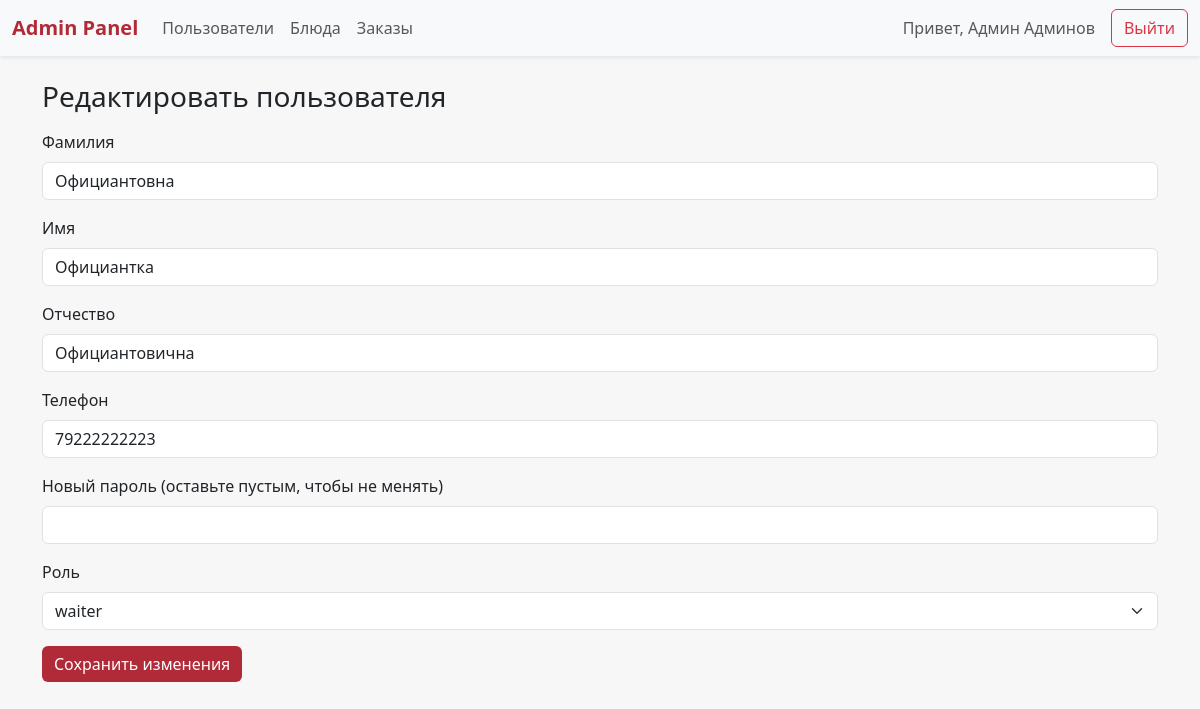
/admin/edit/editUser.php?id=6 (signed in), run on the app's committed database.
### tables this page shows
CREATE TABLE `Users` (
  `Id` int(11) NOT NULL,
  `Surname` varchar(255) NOT NULL,
  `Name` varchar(255) NOT NULL,
  `Patronomyc` varchar(255) DEFAULT NULL,
  `Phone` varchar(255) NOT NULL,
  `Password` varchar(1000) NOT NULL,
  `Role` enum('client','waiter','admin') NOT NULL
);

### admin/edit/editUser.php (the view, shortened to what this page needs)
<?php
    include("../../settings/connect_database.php");
    if(isset($_SESSION['user'])) {
        if($_SESSION['user'] != -1) {
            $query = $mysqli->query("SELECT `Role`, `Name`, `Surname` FROM `Users` WHERE `Id` = ".$_SESSION["user"]);
            if($query && $query->num_rows == 1) {
                $read = $query->fetch_assoc();
            }
        } else {
            header("Location: ../../index.php");
        }
    } else {
        header("Location: ../../index.php");
    }
    $username = $read["Name"]. ' '. $read["Surname"];
    $userToEdit = $_GET["id"];
    $query = $mysqli->query("SELECT * FROM `Users` WHERE `Id` = ".$userToEdit);
    $user = $query->fetch_assoc();
?>
<!DOCTYPE html>
<html lang="ru">
<head>
    <link href="https://cdn.jsdelivr.net/npm/bootstrap@5.3.2/dist/css/bootstrap.min.css" rel="stylesheet">
</head>
<body>
    <nav class="navbar navbar-expand-lg navbar-light bg-light shadow-sm mb-4">
        <div class="container-fluid">
        <a class="navbar-brand" href="../admin.php">Admin Panel</a>
        <div class="collapse navbar-collapse" id="navbarAdmin">
          <ul class="navbar-nav me-auto mb-2 mb-lg-0">
            <li class="nav-item">
              <a class="nav-link" href="../users.php">Пользователи</a>
            </li>
            <li class="nav-item">
              <a class="nav-link" href="../dishes.php">Блюда</a>
            </li>
            <li class="nav-item">
              <a class="nav-link" href="../orders.php">Заказы</a>
            </li>
          </ul>
          <span class="navbar-text me-3">Привет, <?= $username?></span>
          <a href="../../functions/logout.php" class="btn btn-outline-danger">Выйти</a>
        </div>
        </div>
    </nav>
    <div class="container mt-4">
    <h3>Редактировать пользователя</h3>
    <form method="post" class="mt-3">
        <div class="mb-3">
            <label for="surname" class="form-label">Фамилия</label>
            <input type="text" class="form-control" id="surname" name="surname" value="<?= $user['Surname'] ?>" required>
        </div>
        <div class="mb-3">
            <label for="name" class="form-label">Имя</label>
            <input type="text" class="form-control" id="name" name="name" value="<?= $user['Name'] ?>" required>
        </div>
        <div class="mb-3">
            <label for="patronomyc" class="form-label">Отчество</label>
            <input type="text" class="form-control" id="patronomyc" name="patronomyc" value="<?= $user['Patronomyc'] ?>" required>
        </div>
        <div class="mb-3">
            <label for="phone" class="form-label">Телефон</label>
            <input type="tel" class="form-control" id="phone" name="phone" value="<?= $user['Phone'] ?>" readonly>
        </div>
        <div class="mb-3">
            <label for="password" class="form-label">Новый пароль (оставьте пустым, чтобы не менять)</label>
            <input type="password" class="form-control" id="password" name="password">
        </div>
        <div class="mb-3">
            <label for="role" class="form-label">Роль</label>
            <select class="form-select" id="role" name="role" required>
                <option value="waiter" <?= $user['Role'] === 'waiter' ? 'selected' : '' ?>>waiter</option>
            </select>
        </div>
        <button type="submit" class="btn btn-accent">Сохранить изменения</button>
    </form>
</div>
</body>
</html>

### admin/edit/editUser.php (style rules this page uses)
body { background-color: #f7f7f7; }
.navbar-brand { font-weight: 600; color: #b02a37 !important; }
.btn-accent { background-color: #b02a37; border: none; color: white; }

### data on the page
users: username "Админ Админов"
users: surname "Официантовна", name "Официантка", patronomyc "Официантовична", phone "79222222223", role "waiter"
